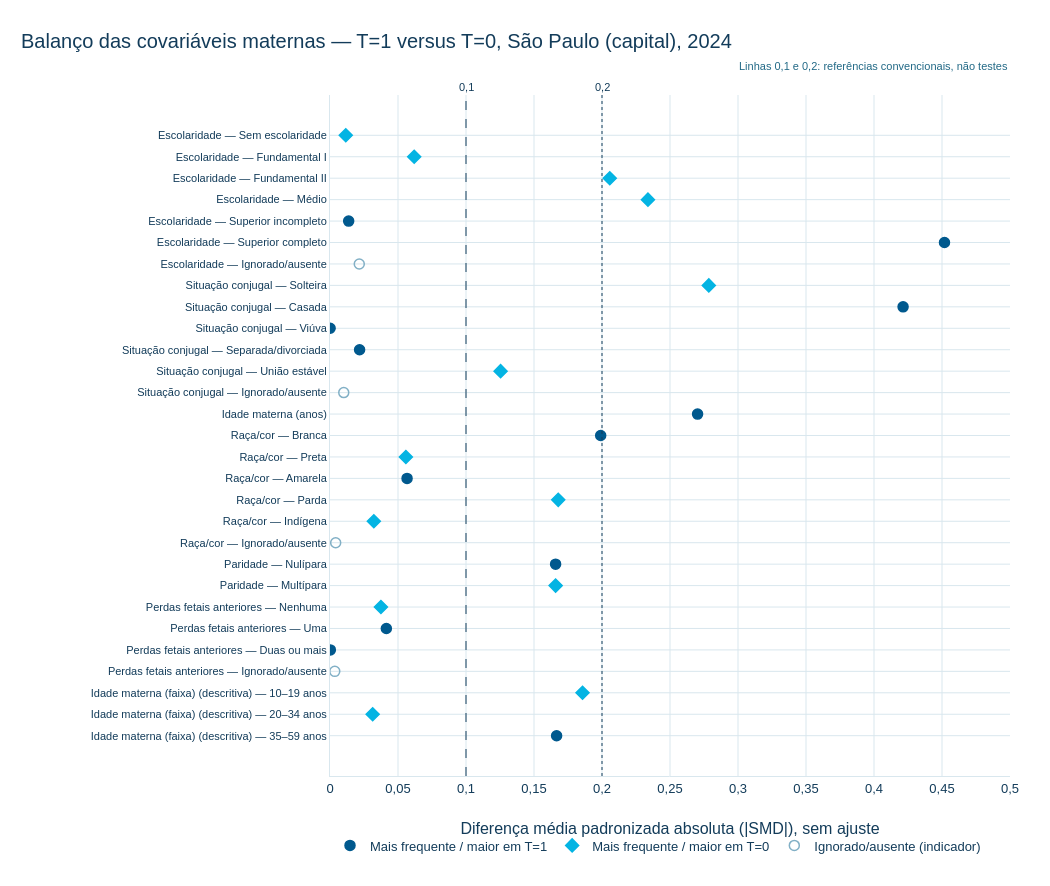

The notebook cell saved with this chart:
### Markdown cell above
## 5. Gráfico de balanço (Love plot)

Diferença padronizada absoluta por nível, sem pareamento ou ponderação. A cor indica o grupo em que o nível é mais frequente; marcadores vazados são níveis "Ignorado/ausente". Variáveis ordenadas pelo maior |SMD|.

### Code cell
ordem_vars = [*resumo.variavel, "IDADE_FAIXA"]
plot = balanco.copy()
plot["ordem_var"] = plot.variavel.map({v: i for i, v in enumerate(ordem_vars)})
plot = plot.sort_values(["ordem_var"], kind="stable")
plot["rotulo"] = [
    r.rotulo_variavel if r.tipo_linha == "numerica"
    else f"{r.rotulo_variavel} (descritiva) — {r.rotulo_nivel}" if r.tipo_linha == "faixa_descritiva"
    else f"{r.rotulo_variavel} — {r.rotulo_nivel}"
    for r in plot.itertuples()]

fig_balanco = go.Figure()
estilos = [
    ("Mais frequente / maior em T=1", (plot.smd >= 0) & plot.tipo_linha.ne("nivel_ausencia"),
     CORES_IPT["AZUL_PRINCIPAL"], "circle"),
    ("Mais frequente / maior em T=0", (plot.smd < 0) & plot.tipo_linha.ne("nivel_ausencia"),
     CORES_IPT["CIANO"], "diamond"),
    ("Ignorado/ausente (indicador)", plot.tipo_linha.eq("nivel_ausencia"),
     CORES_IPT["AZUL_CLARO"], "circle-open"),
]
for nome, mascara, cor, simbolo in estilos:
    parte = plot.loc[mascara]
    fig_balanco.add_scatter(
        x=parte.smd_abs, y=parte.rotulo, mode="markers", name=nome,
        marker=dict(color=cor, symbol=simbolo, size=10, line=dict(width=1.5, color=cor)),
        customdata=np.c_[parte.smd, parte.diferenca, parte.unidade_diferenca],
        hovertemplate="%{y}<br>|SMD|: %{x:.3f}<br>SMD: %{customdata[0]:.3f}"
                      "<br>Diferença T1−T0: %{customdata[1]:.2f} %{customdata[2]}<extra></extra>")
for limite, traco in [(0.1, "dash"), (0.2, "dot")]:
    fig_balanco.add_vline(x=limite, line=dict(color=CORES_IPT["AZUL_ESCURO"], dash=traco, width=1),
                          annotation_text=fmt(limite, 1), annotation_position="top",
                          annotation_font_size=11)
fig_balanco.add_annotation(x=1, xref="paper", xanchor="right", y=1.055, yref="paper", showarrow=False,
                           text="Linhas 0,1 e 0,2: referências convencionais, não testes",
                           font=dict(size=11, color=CORES_IPT["AZUL_MEDIO"]))
aplicar_tema_base(fig_balanco, "Balanço das covariáveis maternas — T=1 versus T=0, São Paulo (capital), 2024")
fig_balanco.update_layout(width=1050, height=max(520, 24 * len(plot) + 190), separators=",.",
                          margin=dict(l=330, r=40, t=95, b=110),
                          legend=dict(orientation="h", y=-0.08, x=0))
fig_balanco.update_xaxes(title="Diferença média padronizada absoluta (|SMD|), sem ajuste",
                         range=[0, max(0.5, plot.smd_abs.max() * 1.1)], dtick=0.05)
fig_balanco.update_yaxes(categoryorder="array", categoryarray=plot.rotulo.tolist()[::-1],
                         tickfont=dict(size=11))
exibir_plotly(fig_balanco)

### Figure 1 — Plotly figure (JSON) as saved in the notebook; plotly's stock layout.template omitted (floating-point values rounded to 4 significant figures)
{"data": [{"customdata": [[0.01373, 0.3191, "p.p."], [0.4518, 18.26, "p.p."], [0.4214, 18.37, "p.p."], [8.93e-05, 0.0002945, "p.p."], [0.02176, 0.2763, "p.p."], [0.2703, 1.819, "anos"], [0.199, 9.741, "p.p."], [0.05666, 0.528, "p.p."], [0.1659, 7.953, "p.p."], [0.04144, 1.533, "p.p."], [0.0002455, 0.005288, "p.p."], [0.1666, 6.808, "p.p."]], "hovertemplate": "%{y}<br>|SMD|: %{x:.3f}<br>SMD: %{customdata[0]:.3f}<br>Diferença T1−T0: %{customdata[1]:.2f} %{customdata[2]}<extra></extra>", "marker": {"color": "#00598E", "line": {"color": "#00598E", "width": 1.5}, "size": 10, "symbol": "circle"}, "mode": "markers", "name": "Mais frequente / maior em T=1", "type": "scatter", "x": [0.01373, 0.4518, 0.4214, 8.93e-05, 0.02176, 0.2703, 0.199, 0.05666, 0.1659, 0.04144, 0.0002455, 0.1666], "y": ["Escolaridade — Superior incompleto", "Escolaridade — Superior completo", "Situação conjugal — Casada", "Situação conjugal — Viúva", "Situação conjugal — Separada/divorciada", "Idade materna (anos)", "Raça/cor — Branca", "Raça/cor — Amarela", "Paridade — Nulípara", "Perdas fetais anteriores — Uma", "Perdas fetais anteriores — Duas ou mais", "Idade materna (faixa) (descritiva) — 35–59 anos"]}, {"customdata": [[-0.0116, -0.02264, "p.p."], [-0.06191, -0.5632, "p.p."], [-0.2057, -6.559, "p.p."], [-0.2338, -11.39, "p.p."], [-0.2785, -13.78, "p.p."], [-0.1254, -4.886, "p.p."], [-0.05579, -1.801, "p.p."], [-0.1678, -8.336, "p.p."], [-0.03223, -0.1393, "p.p."], [-0.1659, -7.953, "p.p."], [-0.03745, -1.532, "p.p."], [-0.1857, -5.361, "p.p."], [-0.03138, -1.446, "p.p."]], "hovertemplate": "%{y}<br>|SMD|: %{x:.3f}<br>SMD: %{customdata[0]:.3f}<br>Diferença T1−T0: %{customdata[1]:.2f} %{customdata[2]}<extra></extra>", "marker": {"color": "#04B4E3", "line": {"color": "#04B4E3", "width": 1.5}, "size": 10, "symbol": "diamond"}, "mode": "markers", "name": "Mais frequente / maior em T=0", "type": "scatter", "x": [0.0116, 0.06191, 0.2057, 0.2338, 0.2785, 0.1254, 0.05579, 0.1678, 0.03223, 0.1659, 0.03745, 0.1857, 0.03138], "y": ["Escolaridade — Sem escolaridade", "Escolaridade — Fundamental I", "Escolaridade — Fundamental II", "Escolaridade — Médio", "Situação conjugal — Solteira", "Situação conjugal — União estável", "Raça/cor — Preta", "Raça/cor — Parda", "Raça/cor — Indígena", "Paridade — Multípara", "Perdas fetais anteriores — Nenhuma", "Idade materna (faixa) (descritiva) — 10–19 anos", "Idade materna (faixa) (descritiva) — 20–34 anos"]}, {"customdata": [[-0.02152, -0.04209, "p.p."], [0.01011, 0.02517, "p.p."], [0.004178, 0.007643, "p.p."], [-0.003511, -0.005744, "p.p."]], "hovertemplate": "%{y}<br>|SMD|: %{x:.3f}<br>SMD: %{customdata[0]:.3f}<br>Diferença T1−T0: %{customdata[1]:.2f} %{customdata[2]}<extra></extra>", "marker": {"color": "#82B0C6", "line": {"color": "#82B0C6", "width": 1.5}, "size": 10, "symbol": "circle-open"}, "mode": "markers", "name": "Ignorado/ausente (indicador)", "type": "scatter", "x": [0.02152, 0.01011, 0.004178, 0.003511], "y": ["Escolaridade — Ignorado/ausente", "Situação conjugal — Ignorado/ausente", "Raça/cor — Ignorado/ausente", "Perdas fetais anteriores — Ignorado/ausente"]}], "layout": {"annotations": [{"font": {"size": 11}, "showarrow": false, "text": "0,1", "x": 0.1, "xanchor": "center", "xref": "x", "y": 1, "yanchor": "bottom", "yref": "y domain"}, {"font": {"size": 11}, "showarrow": false, "text": "0,2", "x": 0.2, "xanchor": "center", "xref": "x", "y": 1, "yanchor": "bottom", "yref": "y domain"}, {"font": {"color": "#226986", "size": 11}, "showarrow": false, "text": "Linhas 0,1 e 0,2: referências convencionais, não testes", "x": 1, "xanchor": "right", "xref": "paper", "y": 1.055, "yref": "paper"}], "height": 886, "legend": {"orientation": "h", "x": 0, "y": -0.08}, "margin": {"b": 110, "l": 330, "r": 40, "t": 95}, "separators": ",.", "shapes": [{"line": {"color": "#133C5A", "dash": "dash", "width": 1}, "type": "line", "x0": 0.1, "x1": 0.1, "xref": "x", "y0": 0, "y1": 1, "yref": "y domain"}, {"line": {"color": "#133C5A", "dash": "dot", "width": 1}, "type": "line", "x0": 0.2, "x1": 0.2, "xref": "x", "y0": 0, "y1": 1, "yref": "y domain"}], "title": {"text": "Balanço das covariáveis maternas — T=1 versus T=0, São Paulo (capital), 2024"}, "width": 1050, "xaxis": {"dtick": 0.05, "range": [0, 0.5], "title": {"text": "Diferença média padronizada absoluta (|SMD|), sem ajuste"}}, "yaxis": {"categoryarray": ["Idade materna (faixa) (descritiva) — 35–59 anos", "Idade materna (faixa) (descritiva) — 20–34 anos", "Idade materna (faixa) (descritiva) — 10–19 anos", "Perdas fetais anteriores — Ignorado/ausente", "Perdas fetais anteriores — Duas ou mais", "Perdas fetais anteriores — Uma", "Perdas fetais anteriores — Nenhuma", "Paridade — Multípara", "Paridade — Nulípara", "Raça/cor — Ignorado/ausente", "Raça/cor — Indígena", "Raça/cor — Parda", "Raça/cor — Amarela", "Raça/cor — Preta", "Raça/cor — Branca", "Idade materna (anos)", "Situação conjugal — Ignorado/ausente", "Situação conjugal — União estável", "Situação conjugal — Separada/divorciada", "Situação conjugal — Viúva", "Situação conjugal — Casada", "Situação conjugal — Solteira", "Escolaridade — Ignorado/ausente", "Escolaridade — Superior completo", "Escolaridade — Superior incompleto", "Escolaridade — Médio", "Escolaridade — Fundamental II", "Escolaridade — Fundamental I", "Escolaridade — Sem escolaridade"], "categoryorder": "array", "tickfont": {"size": 11}}}}
